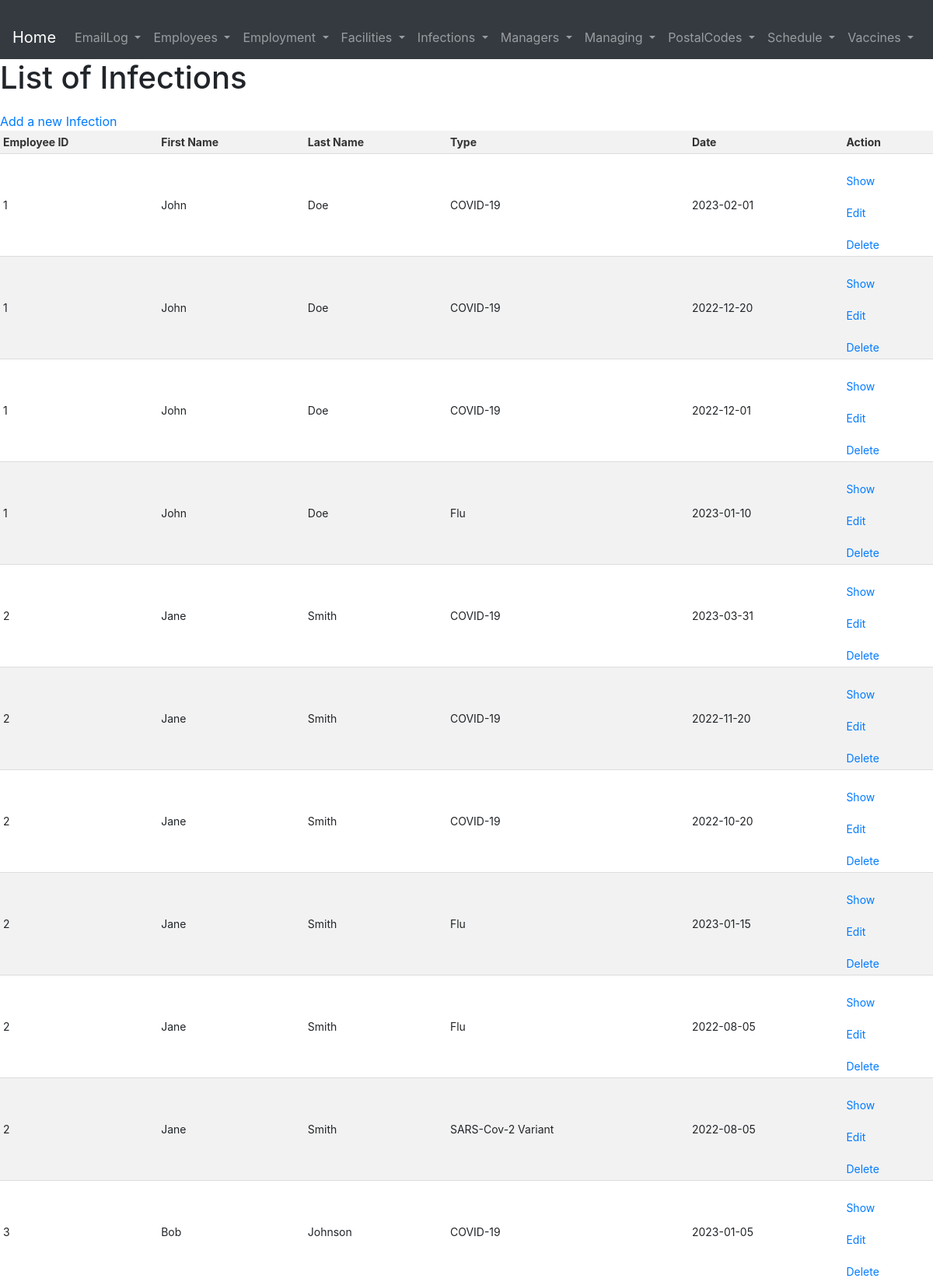
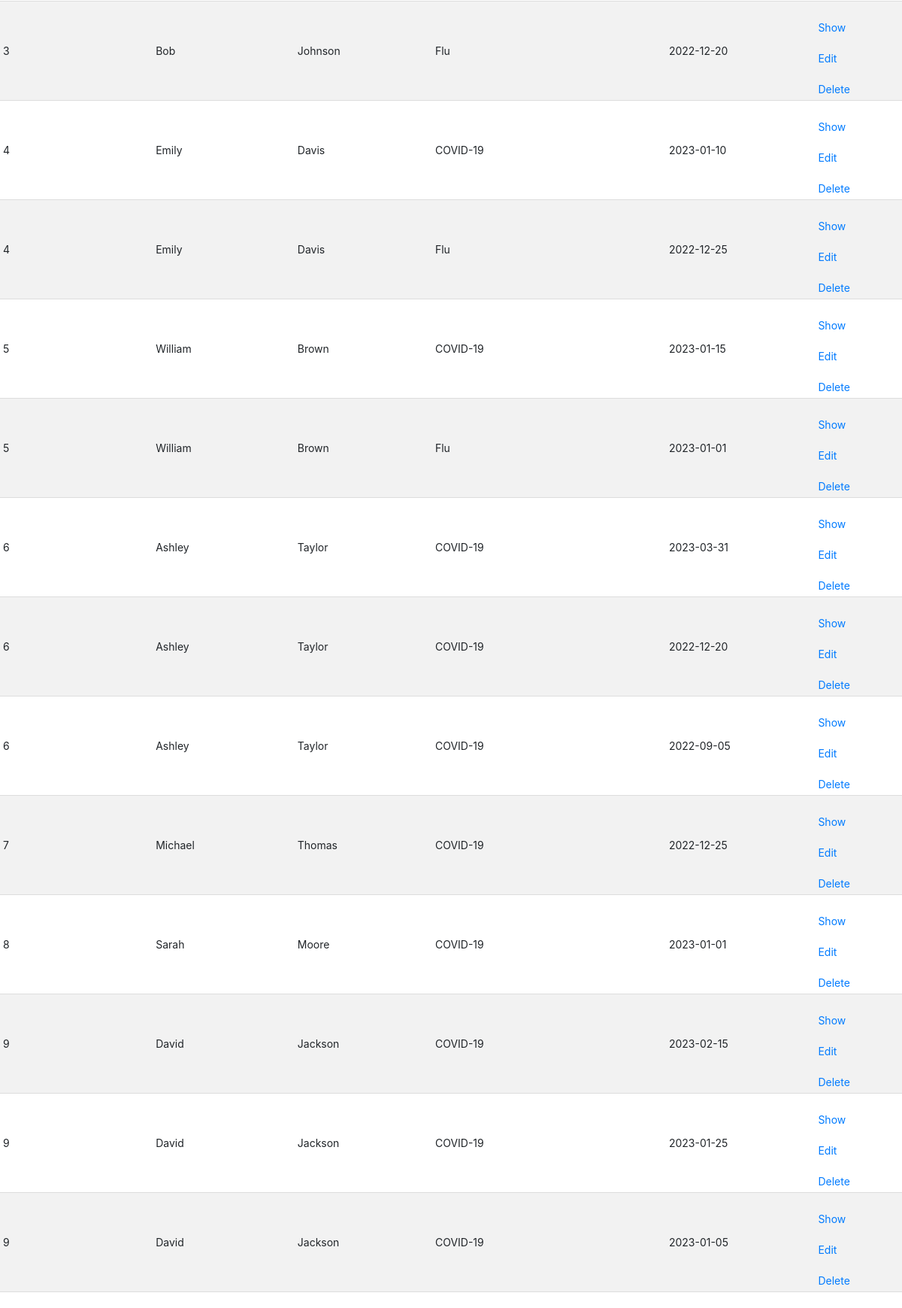
Page /pages/Infections/index.php (upper part) on the committed database (2 pictures, top to bottom).
### tables this page shows
CREATE TABLE Infections (
  EmployeeID INT,
  InfectionID INT NOT NULL,
  Type VARCHAR(255),
  Date DATE,
  PRIMARY KEY (EmployeeID, InfectionID),
  FOREIGN KEY (EmployeeID) REFERENCES Employees(EmployeeID)
);

CREATE TABLE Employees (
  EmployeeID INT PRIMARY KEY,
  FName VARCHAR(255),
  LName VARCHAR(255),
  Role VARCHAR(255),
  DoBirth DATE,
  MedicareNumber VARCHAR(255) NOT NULL UNIQUE,
  Email VARCHAR(255),
  Citizenship VARCHAR(255),
  PhoneNumber VARCHAR(255),
  Address VARCHAR(255),
  PostalCode VARCHAR(255),
  FOREIGN KEY (PostalCode) REFERENCES PostalCodes(PostalCode),
  CHECK (Role IN ('Nurse', 'Doctor', 'Cashier', 'Pharmacist', 'Receptionist', 'Administrative personnel', 'Security personnel', 'Regular employee'))
);

### pages/Infections/index.php (the view, shortened to what this page needs)
<?php require_once '../../database.php';
    include '../header.php';
    $statement = $conn->prepare('SELECT * FROM Infections, Employees WHERE Infections.EmployeeID = Employees.EmployeeID ORDER BY Infections.EmployeeID, Type, Infections.Date DESC');
    $statement->execute();
    mysqli_stmt_bind_result($statement, $row['EmployeeID'], $row['InfectionID'], $row['Type'], $row['Date'], $row['EmployeeID2'], $row['FName'], $row['LName'], $row['Role'], $row['DateOfBirth'], $row['MedicareNumber'], $row['Email'], $row['Citizenship'], $row['PhoneNumber'], $row['Address'], $row['PostalCode'])
?>
<!DOCTYPE html>
<html lang="en">
<head>
    <link rel="stylesheet" href="../../pages/style.css">
</head>
<body>
    <h1>List of Infections</h1>
    <a href="./create.php">Add a new Infection</a>
    <table>
        <thead>
            <tr>
                <th>Employee ID</th>
                <th>First Name</th>
                <th>Last Name</th>
                <th>Type</th>
                <th>Date</th>
                <th>Action</th>
            </tr>
        </thead>
        <tbody>
            <?php while (mysqli_stmt_fetch($statement)) {?>
                <tr>
                    <td><?php echo $row['EmployeeID'] ?></td>
                    <td><?php echo $row['FName'] ?></td>
                    <td><?php echo $row['LName'] ?></td>
                    <td><?php echo $row['Type'] ?></td>
                    <td><?php echo $row['Date'] ?></td>
                    <td>
                        <a href="./show.php?EmployeeID=<?php echo $row["EmployeeID"] ?>&InfectionID=<?php echo $row["InfectionID"] ?>">Show</a>
                        <a href="./edit.php?EmployeeID=<?php echo $row["EmployeeID"] ?>&InfectionID=<?php echo $row["InfectionID"] ?>">Edit</a>
                        <a href="./delete.php?EmployeeID=<?php echo $row["EmployeeID"] ?>&InfectionID=<?php echo $row["InfectionID"] ?>">Delete</a>
                    </td>
                </tr>
            <?php }; ?>
        </tbody>
    </table>
</body>
</html>

### pages/style.css (style rules this page uses)
table { border-collapse: collapse; width: 100%; margin-top: 20px auto; }
th, td { padding: 4px; text-align: left; border-bottom: 1px solid #ddd; font-size: 14px; }
th { background-color: #f2f2f2; color: #333; font-weight: bold; }
tr:nth-child(even) { background-color: #f2f2f2; }
a { display: block; margin-top: 20px; }

### rows in the picture
infections: EmployeeID.EmployeeID "1", EmployeeID.FName "John", EmployeeID.LName "Doe", Type "COVID-19", Date "2023-02-01"
infections: EmployeeID.EmployeeID "1", EmployeeID.FName "John", EmployeeID.LName "Doe", Type "COVID-19", Date "2022-12-20"
infections: EmployeeID.EmployeeID "1", EmployeeID.FName "John", EmployeeID.LName "Doe", Type "COVID-19", Date "2022-12-01"
infections: EmployeeID.EmployeeID "1", EmployeeID.FName "John", EmployeeID.LName "Doe", Type "Flu", Date "2023-01-10"
infections: EmployeeID.EmployeeID "2", EmployeeID.FName "Jane", EmployeeID.LName "Smith", Type "COVID-19", Date "2023-03-31"
infections: EmployeeID.EmployeeID "2", EmployeeID.FName "Jane", EmployeeID.LName "Smith", Type "COVID-19", Date "2022-11-20"
infections: EmployeeID.EmployeeID "2", EmployeeID.FName "Jane", EmployeeID.LName "Smith", Type "COVID-19", Date "2022-10-20"
infections: EmployeeID.EmployeeID "2", EmployeeID.FName "Jane", EmployeeID.LName "Smith", Type "Flu", Date "2023-01-15"
infections: EmployeeID.EmployeeID "2", EmployeeID.FName "Jane", EmployeeID.LName "Smith", Type "Flu", Date "2022-08-05"
infections: EmployeeID.EmployeeID "2", EmployeeID.FName "Jane", EmployeeID.LName "Smith", Type "SARS-Cov-2 Variant", Date "2022-08-05"
infections: EmployeeID.EmployeeID "3", EmployeeID.FName "Bob", EmployeeID.LName "Johnson", Type "COVID-19", Date "2023-01-05"
infections: EmployeeID.EmployeeID "3", EmployeeID.FName "Bob", EmployeeID.LName "Johnson", Type "Flu", Date "2022-12-20"
infections: EmployeeID.EmployeeID "4", EmployeeID.FName "Emily", EmployeeID.LName "Davis", Type "COVID-19", Date "2023-01-10"
infections: EmployeeID.EmployeeID "4", EmployeeID.FName "Emily", EmployeeID.LName "Davis", Type "Flu", Date "2022-12-25"
infections: EmployeeID.EmployeeID "5", EmployeeID.FName "William", EmployeeID.LName "Brown", Type "COVID-19", Date "2023-01-15"
infections: EmployeeID.EmployeeID "5", EmployeeID.FName "William", EmployeeID.LName "Brown", Type "Flu", Date "2023-01-01"
infections: EmployeeID.EmployeeID "6", EmployeeID.FName "Ashley", EmployeeID.LName "Taylor", Type "COVID-19", Date "2023-03-31"
infections: EmployeeID.EmployeeID "6", EmployeeID.FName "Ashley", EmployeeID.LName "Taylor", Type "COVID-19", Date "2022-12-20"
infections: EmployeeID.EmployeeID "6", EmployeeID.FName "Ashley", EmployeeID.LName "Taylor", Type "COVID-19", Date "2022-09-05"
infections: EmployeeID.EmployeeID "7", EmployeeID.FName "Michael", EmployeeID.LName "Thomas", Type "COVID-19", Date "2022-12-25"
infections: EmployeeID.EmployeeID "8", EmployeeID.FName "Sarah", EmployeeID.LName "Moore", Type "COVID-19", Date "2023-01-01"
infections: EmployeeID.EmployeeID "9", EmployeeID.FName "David", EmployeeID.LName "Jackson", Type "COVID-19", Date "2023-02-15"
infections: EmployeeID.EmployeeID "9", EmployeeID.FName "David", EmployeeID.LName "Jackson", Type "COVID-19", Date "2023-01-25"
infections: EmployeeID.EmployeeID "9", EmployeeID.FName "David", EmployeeID.LName "Jackson", Type "COVID-19", Date "2023-01-05"
